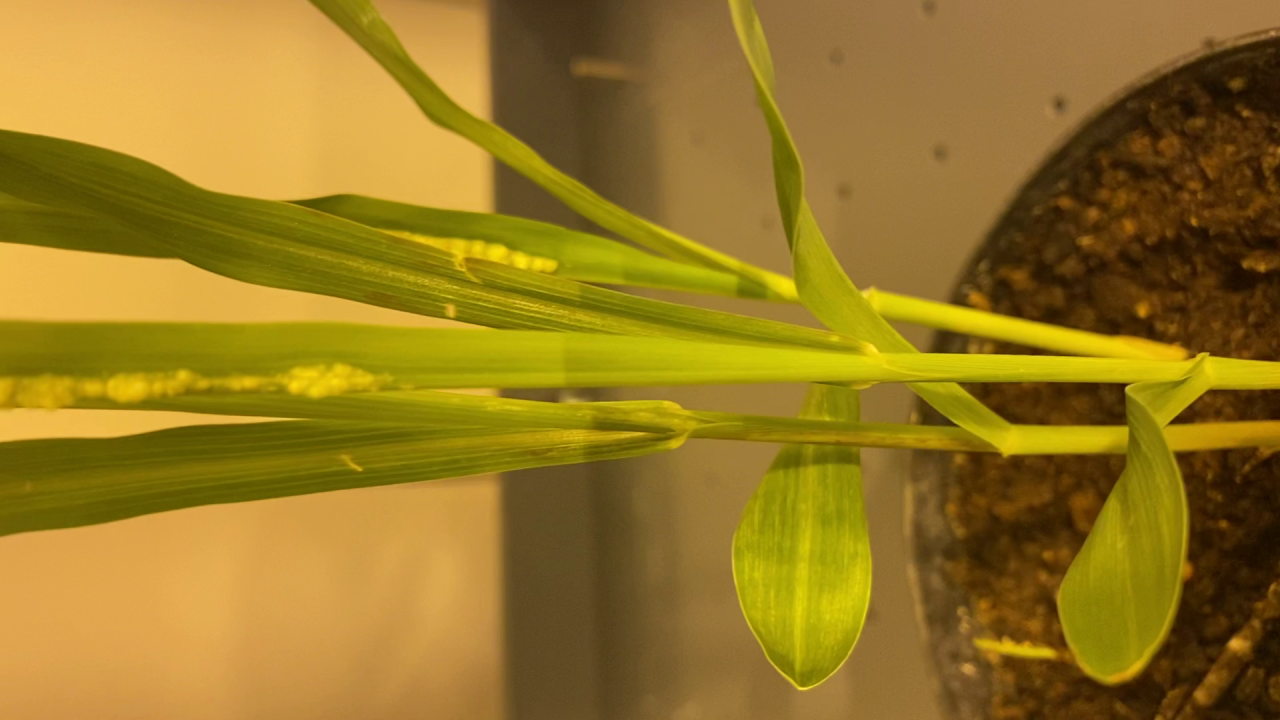
#> input picture pic_color/plant (1).png, 1280 x 720 px, given in place of 3.mp4, which was not available
$ jupyter execute 'image segmentation with color space-main images.ipynb'   (text cells are left out)
#> lines starting #> are read from the running program, lines starting #| are printed output that depends on the picture
#> further down, frame is the input picture: shape (720, 1280, 3); mean B, G, R 34.6, 120, 150.8
[cell 1]
import cv2
import matplotlib.pyplot as plt
import numpy as np
from mpl_toolkits.mplot3d import Axes3D
from matplotlib import cm
from matplotlib import colors
import os

[cell 2]
def zoom(frame):
    scale = 20
    #get the webcam size
    height, width, channels = frame.shape
#> height = 720; width = 1280; channels = 3

    #prepare the crop
    centerX,centerY=int(height/2),int(width/2)
#> centerX = 360; centerY = 640
    radiusX,radiusY= int(scale*height/100),int(scale*width/100)
#> radiusX = 144; radiusY = 256

    minX,maxX=centerX-radiusX,centerX+radiusX
#> minX = 216; maxX = 504
    minY,maxY=centerY-radiusY,centerY+radiusY
#> minY = 384; maxY = 896

    cropped = frame[minX:maxX, minY:maxY]
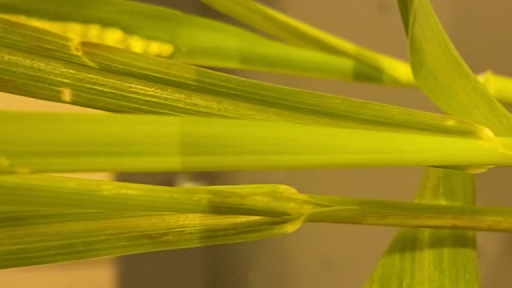
#> cropped: shape (288, 512, 3); mean B, G, R 17.9, 138.9, 156.4
    resized_cropped = cv2.resize(cropped, (width, height))

    return resized_cropped

[cell 3]
cap = cv2.VideoCapture(r"C:\Users\asus\Desktop\notebooks\image-segmentation\vids\3.mp4")

images = []


while(cap.isOpened()):
    ret, frame = cap.read()

    if ret == False:
        print('Error! Could not read frame')
        break

    #zoom and show images before color conversion
    frame = zoom(frame)
    cv2.imshow('before', frame)

    # Exit if "q" is pressed
    if cv2.waitKey(25) & 0xFF == ord('q'):
#> (key q is pressed here)
      break

    #convert color and add image to a list
    image = cv2.cvtColor(frame, cv2.COLOR_BGR2RGB)
    images.append(image)


cap.release()
cv2.destroyAllWindows()

[cell 4]
def segment_image(image):
    ''' Attempts to segment the yellow spots out of the provided image '''

    # Convert the image into HSV
    hsv_image = cv2.cvtColor(image, cv2.COLOR_RGB2HSV)


    # Set a yellow range
    light_yellow = (47/2, (38/100) * 255, (60/100) * 255)
    dark_yellow = (67/2, (100/100) * 255, (100/100) * 255)


    # Apply the  mask
    mask = cv2.inRange(hsv_image, light_yellow, dark_yellow)


    result = cv2.bitwise_and(image, image, mask=mask)
    return result

[cell 5]
results = [segment_image(image) for image in images]

[cell 6]
#plot and save result images
for i in range(len(images)):
    print('i is=',i)
    plt.subplot(1, 2, 1)
    plt.imshow(images[i])
    plt.xlabel('original')
    plt.subplot(1, 2, 2)
    plt.imshow(results[i])
    plt.xlabel('masked')
    plt.savefig(r'C:\Users\asus\Desktop\notebooks\image-segmentation\result vid\res_vid3_'+ str(i+1))
    plt.show()

# #show video
for res in results:
    res = cv2.cvtColor(res, cv2.COLOR_HSV2BGR)
    cv2.imshow('After', res)

    if cv2.waitKey(25) & 0xFF == ord('q'):
      break


cap.release()
cv2.destroyAllWindows()


$ run again, on pic_color/plant (10).png
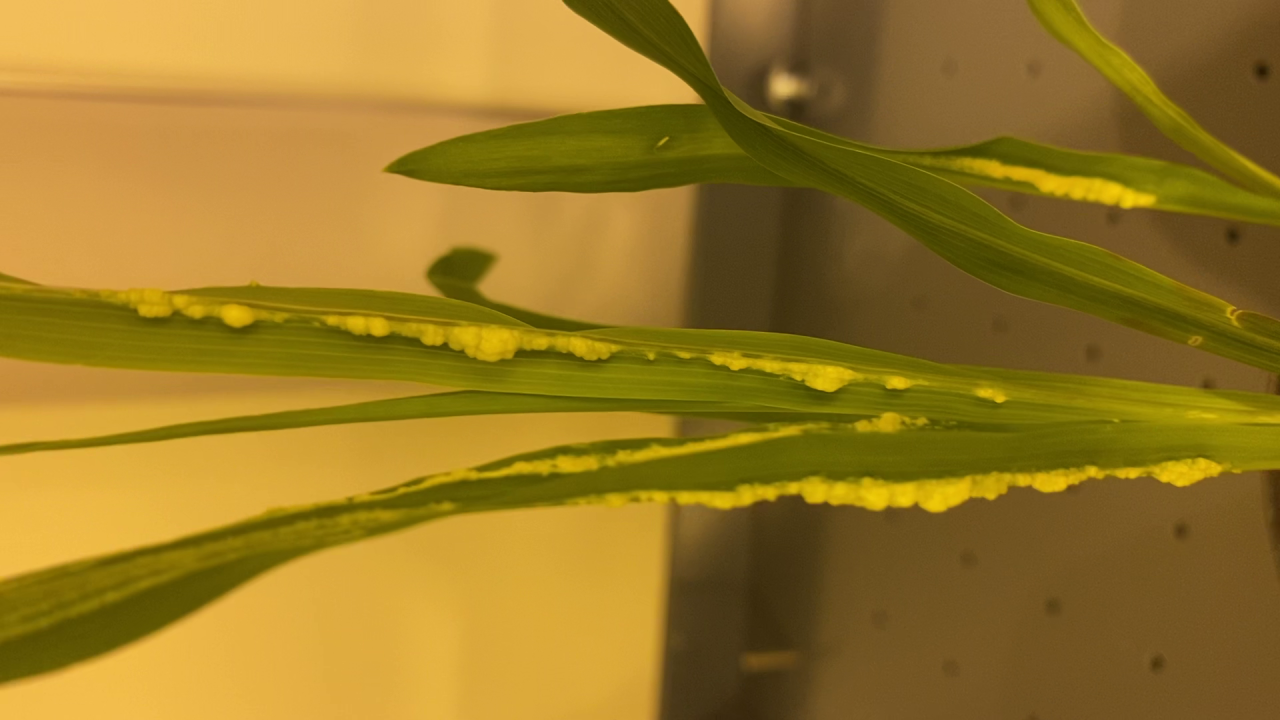
#> input picture pic_color/plant (10).png, 1280 x 720 px, given in place of 3.mp4, which was not available
#> frame is the input picture: shape (720, 1280, 3); mean B, G, R 36.3, 120.2, 152.3
#> in zoom, `cropped = frame[minX:maxX, minY:maxY]`:
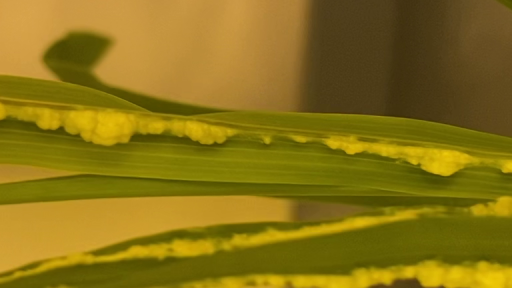
#> cropped: shape (288, 512, 3); mean B, G, R 20.8, 114, 137

$ run again, on pic_color/plant (11).png
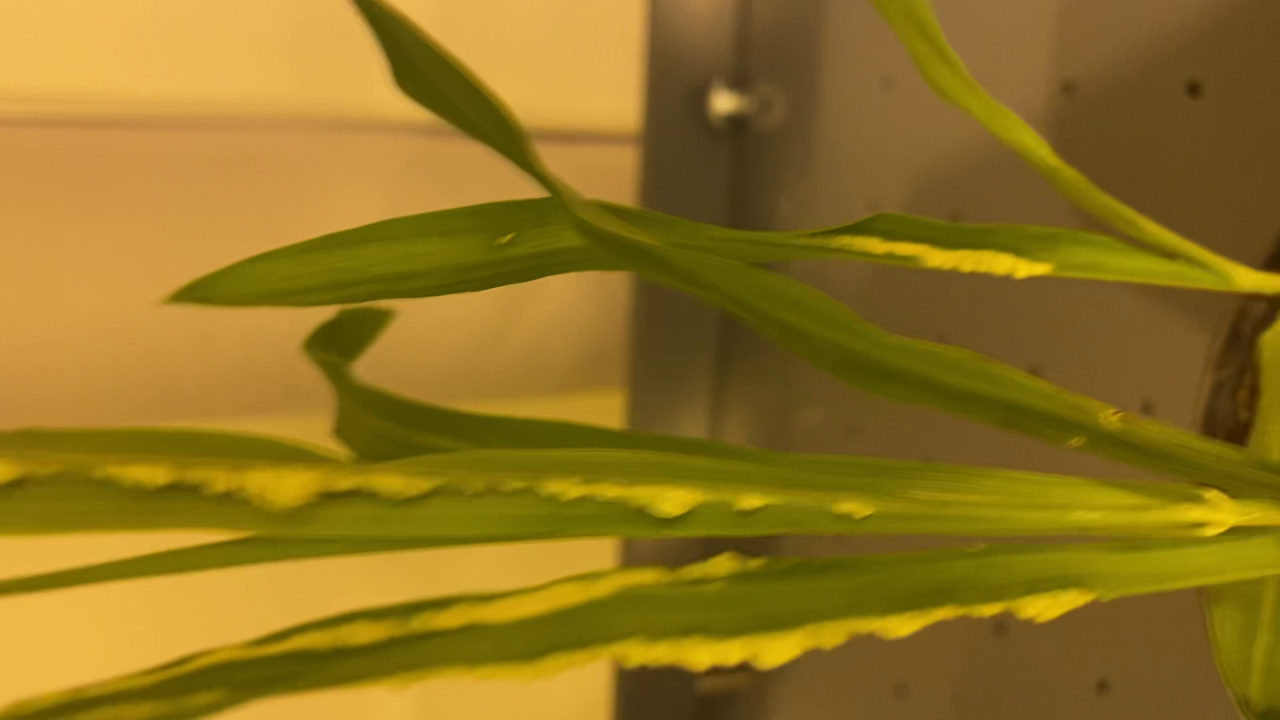
#> input picture pic_color/plant (11).png, 1280 x 720 px, given in place of 3.mp4, which was not available
#> frame is the input picture: shape (720, 1280, 3); mean B, G, R 32, 115.2, 145.2
#> in zoom, `cropped = frame[minX:maxX, minY:maxY]`:
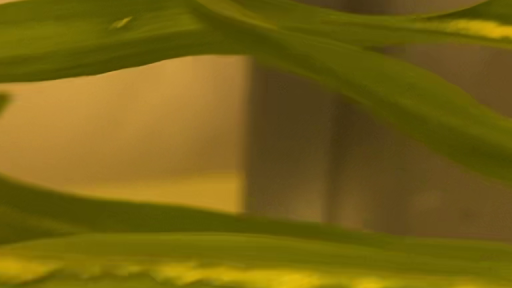
#> cropped: shape (288, 512, 3); mean B, G, R 18.6, 98.2, 117.5

$ run again, on pic_color/plant (12).png
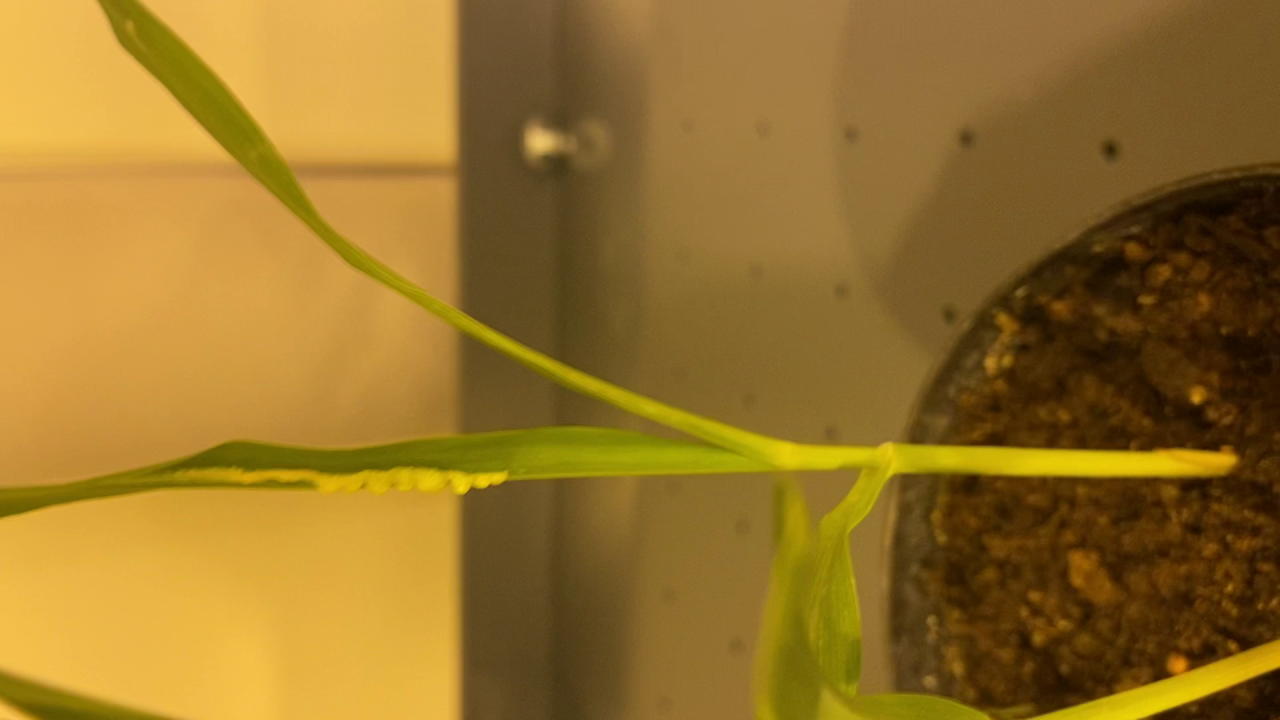
#> input picture pic_color/plant (12).png, 1280 x 720 px, given in place of 3.mp4, which was not available
#> frame is the input picture: shape (720, 1280, 3); mean B, G, R 41.1, 114.3, 150.5
#> in zoom, `cropped = frame[minX:maxX, minY:maxY]`:
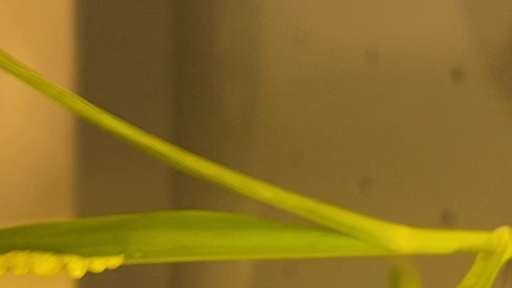
#> cropped: shape (288, 512, 3); mean B, G, R 35.6, 112, 138.9
